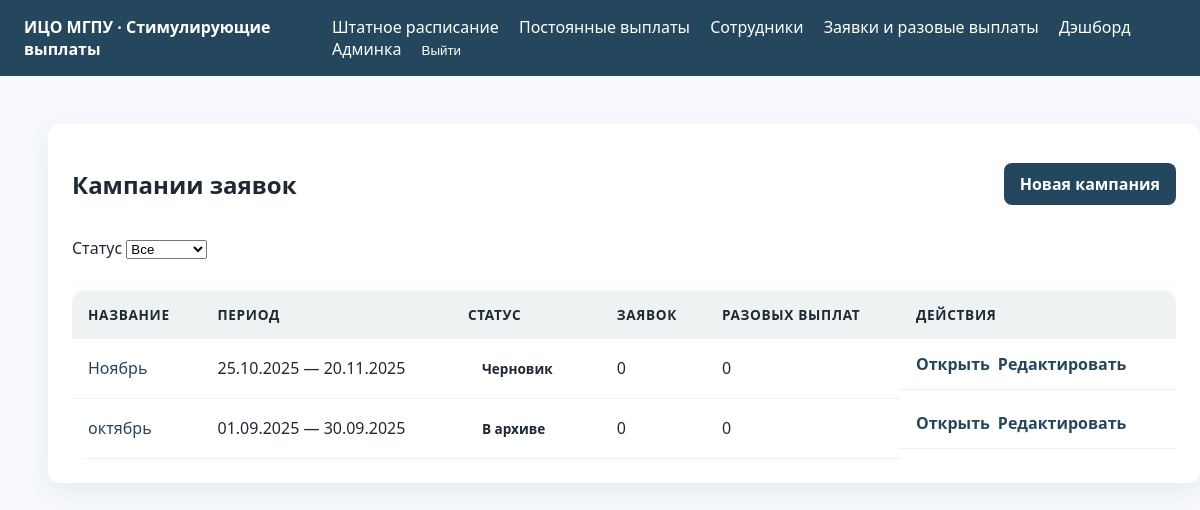
The app's page /one-time/campaigns/ (signed in), older data.
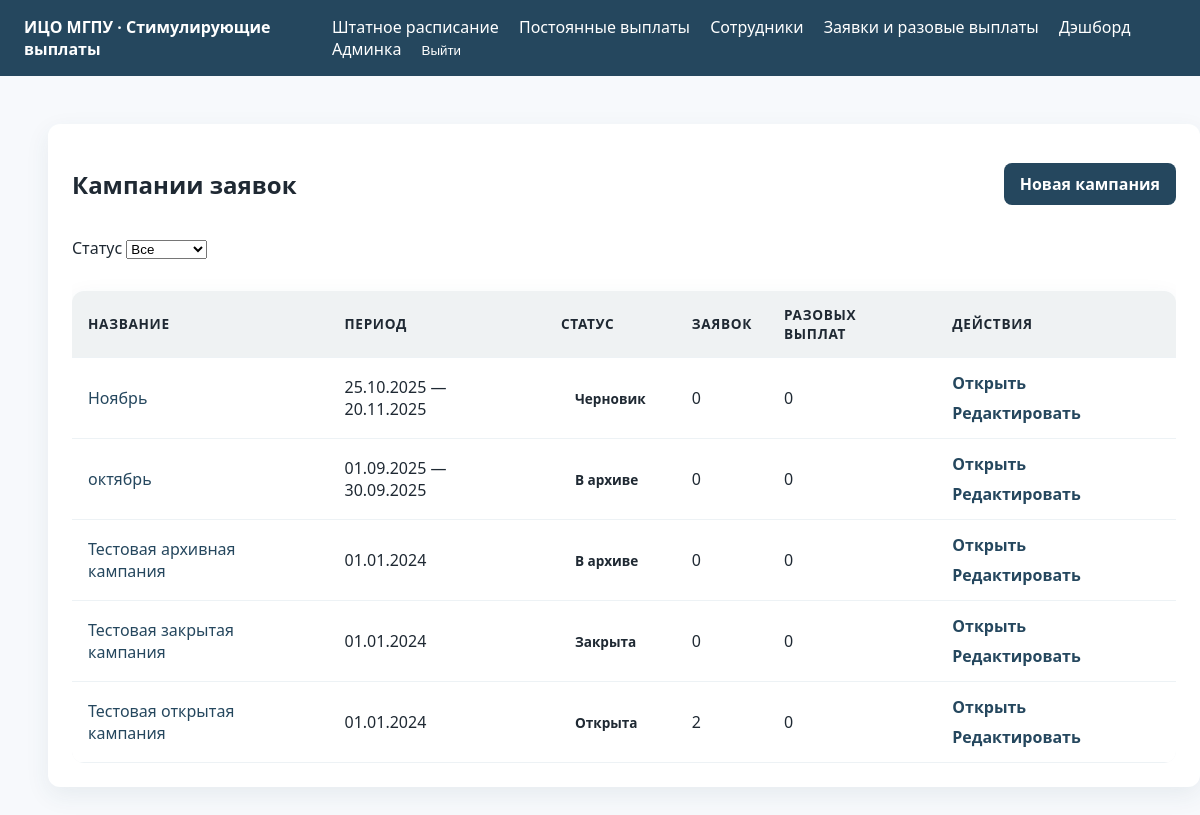
The same page, newer data.
### one_time_payments/models.py (models this page shows, shortened)
class RequestCampaign(models.Model):
    class Status(models.TextChoices):
        DRAFT = 'draft', 'Черновик'
        OPEN = 'open', 'Открыта'
        CLOSED = 'closed', 'Закрыта'
        ARCHIVED = 'archived', 'В архиве'
    name = models.CharField('Название кампании', max_length=255)
    description = models.TextField('Описание', blank=True)
    status = models.CharField('Статус', max_length=16, choices=Status.choices, default=Status.DRAFT)
    opens_at = models.DateField('Дата открытия')
    deadline = models.DateField('Дедлайн', blank=True, null=True)
    auto_close_day = models.PositiveSmallIntegerField(
        'Дата автозакрытия',
        default=15,
        help_text='Если дедлайн не указан, кампания автоматически закрывается в указанный день месяца.'
    )
    auto_close_enabled = models.BooleanField('Автоматическое закрытие', default=True)
    closed_at = models.DateTimeField('Закрыта', blank=True, null=True)
    archived_at = models.DateTimeField('В архиве с', blank=True, null=True)
    created_at = models.DateTimeField('Создано', auto_now_add=True)
    updated_at = models.DateTimeField('Обновлено', auto_now=True)
    objects = RequestCampaignQuerySet.as_manager()
    class Meta:
        ordering = ['-opens_at', 'name']
        verbose_name = 'Кампания заявок'
        verbose_name_plural = 'Кампании заявок'
    def open(self) -> None:
        if self.status != self.Status.DRAFT:
            raise ValidationError('Открыть можно только кампания из черновика.')
        self.status = self.Status.OPEN
        self.save(update_fields=['status'])

### one_time_payments/views.py (the view)
# urls.py: path('campaigns/', views.RequestCampaignListView.as_view(), name='campaign-list'),
class RequestCampaignListView(LoginRequiredMixin, PermissionRequiredMixin, generic.ListView):
    model = RequestCampaign
    template_name = 'one_time_payments/campaign_list.html'
    context_object_name = 'campaigns'
    paginate_by = 25
    permission_required = 'one_time_payments.view_requestcampaign'
    def get_queryset(self):
        queryset = RequestCampaign.objects.all().order_by('-opens_at', 'name')
        status = self.request.GET.get('status')
        if status:
            queryset = queryset.filter(status=status)
        return queryset
    def get_context_data(self, **kwargs):
        context = super().get_context_data(**kwargs)
        context['status_choices'] = RequestCampaign.Status.choices
        context['selected_status'] = self.request.GET.get('status', '')
        return context

### one_time_payments/templates/one_time_payments/campaign_list.html (shortened to what this page needs)
{% extends 'base.html' %}
{% block content %}
<div class="card content-card">
    <div style="display:flex; justify-content:space-between; align-items:center; gap:16px; margin-bottom:16px; flex-wrap:wrap;">
        <h2>Кампании заявок</h2>
        {% if perms.one_time_payments.add_requestcampaign %}
            <a href="{% url 'one_time_payments:campaign-add' %}" class="btn btn-primary">Новая кампания</a>
        {% endif %}
    </div>
    <form method="get" class="filter-form" style="margin-bottom:16px; max-width:320px;">
        <label for="status">Статус</label>
        <select name="status" id="status" onchange="this.form.submit()">
            <option value="">Все</option>
        </select>
    </form>
    <div class="table-wrapper">
        <table class="table">
            <thead>
                <tr>
                    <th>Название</th>
                    <th>Период</th>
                    <th>Статус</th>
                    <th>Заявок</th>
                    <th>Разовых выплат</th>
                    <th>Действия</th>
                </tr>
            </thead>
            <tbody>
                {% for campaign in campaigns %}
                    <tr>
                        <td><a href="{% url 'one_time_payments:campaign-detail' campaign.pk %}">{{ campaign.name }}</a></td>
                        <td>{{ campaign.opens_at|date:'d.m.Y' }}{% if campaign.deadline %} — {{ campaign.deadline|date:'d.m.Y' }}{% endif %}</td>
                        <td><span class="status status-{{ campaign.status }}">{{ campaign.get_status_display }}</span></td>
                        <td>{{ campaign.stimulus_requests.count }}</td>
                        <td>{{ campaign.manual_payments.count }}</td>
                        <td style="display:flex; gap:8px; flex-wrap:wrap;">
                            <a href="{% url 'one_time_payments:campaign-detail' campaign.pk %}" class="btn btn-text">Открыть</a>
                            {% if perms.one_time_payments.change_requestcampaign %}
                                <a href="{% url 'one_time_payments:campaign-edit' campaign.pk %}" class="btn btn-text">Редактировать</a>
                            {% endif %}
                        </td>
                    </tr>
                {% empty %}
                    <tr>
                        <td colspan="6">Кампании отсутствуют.</td>
                    </tr>
                {% endfor %}
            </tbody>
        </table>
    </div>
</div>
{% endblock %}

### templates/base.html (shortened to what this page needs)
{% load static %}
<!DOCTYPE html>
<html lang="ru">
<head>
    <link rel="stylesheet" href="{% static 'css/main.css' %}">
</head>
<body>
<header class="header">
    <div>
        <strong>ИЦО МГПУ · Стимулирующие выплаты</strong>
    </div>
    <nav>
        {% if user.is_authenticated %}
            {% if perms.staffing.view_positionquota %}
                <a href="{% url 'staffing:quota-list' %}">Штатное расписание</a>
            {% endif %}
            {% if perms.recurring_payments.view_recurringperiod %}
                <a href="{% url 'recurring_payments:period-list' %}">Постоянные выплаты</a>
            {% endif %}
            {% if perms.stimuli.view_employee %}
                <a href="{% url 'employee-list' %}">Сотрудники</a>
            {% endif %}
            {% if perms.one_time_payments.view_requestcampaign %}
                <a href="{% url 'one_time_payments:campaign-list' %}">Заявки и разовые выплаты</a>
            {% else %}
                <a href="{% url 'request-list' %}">Заявки</a>
            {% endif %}
            {% if perms.dashboard.view_dashboard %}
                <a href="{% url 'dashboard:overview' %}">Дэшборд</a>
            {% endif %}
            {% if user.is_staff %}
                <a href="{% url 'admin:index' %}">Админка</a>
            {% endif %}
            <form method="post" action="{% url 'logout' %}" class="logout-form">
                <button type="submit" class="logout-link">Выйти</button>
            </form>
        {% endif %}
    </nav>
</header>
<div class="container">
    {% block content %}{% endblock %}
</div>
</body>
</html>

### static/css/main.css (style rules this page uses)
:root { --primary: #25475e; --accent: #f0a500; --bg: #f7f9fc; }
body { font-family: 'Segoe UI', -apple-system, BlinkMacSystemFont, 'Roboto', sans-serif; font-size: 16px; color: #1f2933; background-color: var(--bg); margin: 0; }
a { color: var(--primary); text-decoration: none; }
.header { background-color: var(--primary); color: #fff; padding: 16px 24px; display: flex; justify-content: space-between; align-items: center; }
.header nav a { color: #fff; margin-left: 16px; font-weight: 500; }
.logout-form { display: inline; margin-left: 16px; }
.logout-link { background: none; border: none; color: #fff; font-weight: 500; cursor: pointer; padding: 0; }
.container { width: 100%; max-width: 1600px; margin: 0 auto; padding: clamp(24px, 4vw, 48px); box-sizing: border-box; }
.table-wrapper { overflow-x: auto; border-radius: 12px; margin-top: 16px; }
.table { width: 100%; border-collapse: collapse; background-color: #fff; border-radius: 12px; overflow: hidden; box-shadow: 0 8px 24px rgba(37, 71, 94, 0.08); margin-top: 16px; }
.table thead { background-color: rgba(37, 71, 94, 0.07); font-size: 0.85rem; text-transform: uppercase; letter-spacing: 0.05em; }
.table th, .table td { padding: 14px 16px; border-bottom: 1px solid #edf2f5; text-align: left; }
.btn { display: inline-flex; align-items: center; gap: 6px; padding: 10px 16px; border-radius: 8px; border: none; cursor: pointer; font-weight: 600; transition: all 0.2s ease; }
.btn-primary { background-color: var(--primary); color: #fff; }
.btn-text { background: transparent; color: var(--primary); padding: 0; }
.card { background-color: #fff; border-radius: 12px; box-shadow: 0 8px 24px rgba(37, 71, 94, 0.08); padding: 24px; margin-bottom: 24px; }
.content-card { width: 100%; }
.filter-form { margin-bottom: 16px; }
.status { display: inline-flex; align-items: center; padding: 6px 14px; border-radius: 999px; font-weight: 600; font-size: 0.85rem; white-space: nowrap; }

Row changes from the older to the newer data that the page shows:
added RequestCampaign: name "Тестовая архивная кампания", opens_at "01.01.2024", status "В архиве", stimulus_requests.count "0", manual_payments.count "0"
added RequestCampaign: name "Тестовая закрытая кампания", opens_at "01.01.2024", status "Закрыта", stimulus_requests.count "0", manual_payments.count "0"
added RequestCampaign: name "Тестовая открытая кампания", opens_at "01.01.2024", status "Открыта", stimulus_requests.count "2", manual_payments.count "0"
